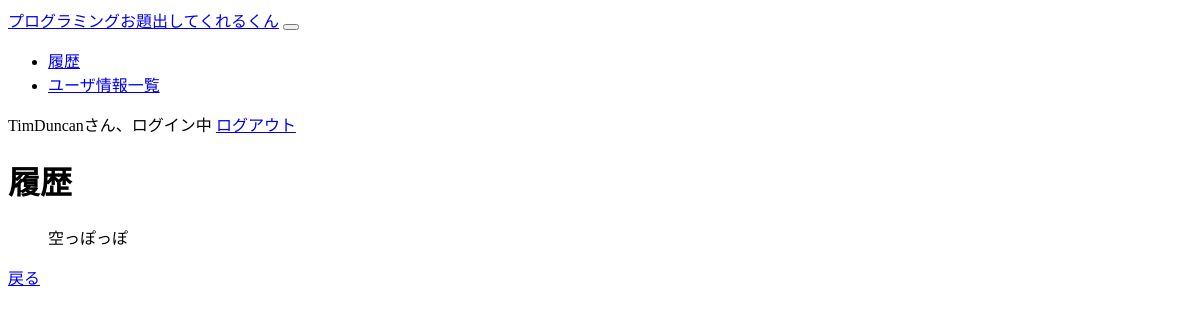
The app's page /presentation/history (signed in), older data.
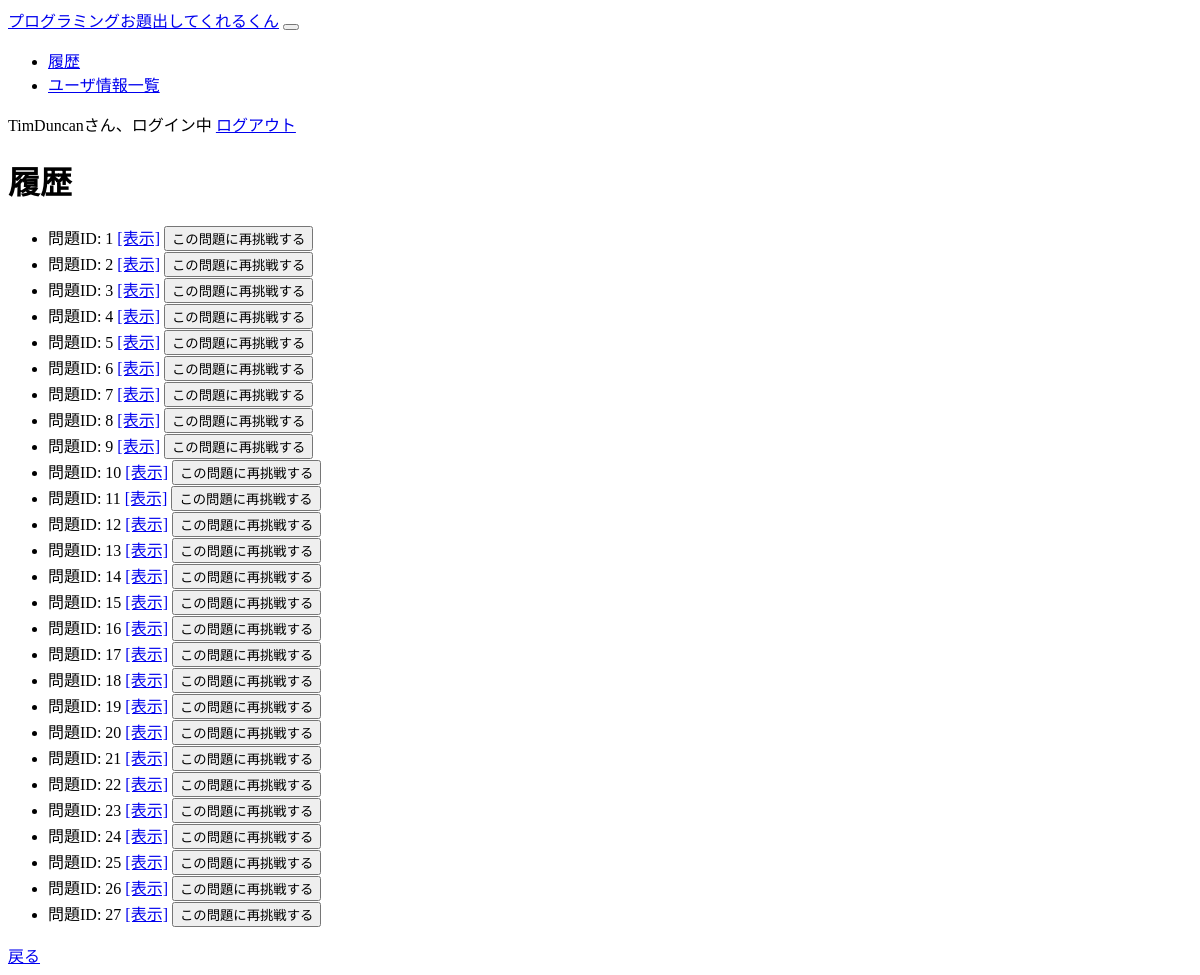
The same page, newer data.
### models.py (models this page shows, shortened)
class User(db.Model, UserMixin):
    __tablename__ = "account" # テーブル名
    user_id = db.Column(db.Integer, primary_key=True, autoincrement=True) # ID(PK)
    user_name = db.Column(db.String(30), unique=True, nullable=False) # ユーザ名
    email = db.Column(db.String(50), unique=True, nullable=False)
    password = db.Column(db.String(30), nullable=False) # パスワード
    is_admin = db.Column(db.Boolean, default=True, nullable=False) # 管理者権限の有無
    sign_up_date = db.Column(db.DateTime, server_default=db.func.now()) # 登録日

class Submissions(db.Model):
    __tablename__ = "submissions" # テーブル名
    submission_id = db.Column(db.Integer, primary_key=True, autoincrement=True) # ID(PK)
    user_id = db.Column(db.Integer, db.ForeignKey('account.user_id'), nullable=False) # ユーザID(FK)
    create_date = db.Column(db.DateTime, server_default=db.func.now()) # 作成日
    problem_text = db.Column(db.Text, nullable=False) # 問題文
    user_code = db.Column(db.Text) # ユーザ回答
    review = db.Column(db.Text) # レビュー
    reference_solution = db.Column(db.Text) # 参考解答
    difficulty = db.Column(db.String(20)) # 難易度
    language = db.Column(db.String(20)) # 言語

### presentation/views.py (the view)
@presentation_bp.route("/history")
@login_required
def show_history():
    problem_history = Submissions.query.filter_by(user_id=current_user.user_id).all()
    return render_template('presentation/history.html', problem_history=problem_history)

### app.py (called while the page is built)
@login_manaagaer.user_loader
def load_user(user_id):
    return User.query.get(int(user_id))

### templates/presentation/history.html
{% extends "base.html" %}
{% block content %}
    <h1>履歴</h1>
    <ul>
    {% for history in problem_history %}
    <li>
        問題ID: {{ history.submission_id }}
        <a href="{{ url_for('presentation.show_upload', user_id=history.user_id, submission_id=history.submission_id) }}">[表示]</a>
        <form action="{{ url_for('presentation.reproduce_problem', submission_id=history.submission_id) }}" method="POST" style="display:inline;">
            <button type="submit">この問題に再挑戦する</button>
        </form>
    </li>
{% else %}
<p>空っぽっぽ</p>
    {% endfor %}
    </ul>
{% endblock content %}

### templates/base.html (shortened to what this page needs)
{% block header %}
    <head>
    </head>
{% endblock header %}
<body>
    {% if current_user.is_authenticated %}
        <nav>
            <div>
                <a href="{{ url_for('presentation.presentation') }}">プログラミングお題出してくれるくん</a>
                <button>
                </button>
                <div>
                    <ul>
                        <li>
                            <a class="nav-link" href="{{ url_for('presentation.show_history') }}">履歴</a>
                        </li>
                        <li>
                            {% if current_user.is_admin %}
                                <a class="nav-link" href="{{ url_for('auth.show_user_list') }}">ユーザ情報一覧</a>
                            {% endif %}
                        </li>
                    </ul>
                </div>
                <div>
                    <span>{{ current_user.user_name }}さん、ログイン中</span>
                    <a href="{{ url_for('auth.logout') }}">ログアウト</a>
                </div>
            </div>
        </nav>
    {% endif %}
    <div>
        {% block content %}{% endblock content %}
        <a href="{{ url_for('presentation.presentation') }}">戻る</a>
    </div>
</body>
</html>

Row changes from the older to the newer data that the page shows:
added Submissions: submission_id "1"
added Submissions: submission_id "2"
added Submissions: submission_id "3"
added Submissions: submission_id "4"
added Submissions: submission_id "5"
added Submissions: submission_id "6"
added Submissions: submission_id "7"
added Submissions: submission_id "8"
added Submissions: submission_id "9"
added Submissions: submission_id "10"
added Submissions: submission_id "11"
added Submissions: submission_id "12"
added Submissions: submission_id "13"
added Submissions: submission_id "14"
added Submissions: submission_id "15"
added Submissions: submission_id "16"
added Submissions: submission_id "17"
added Submissions: submission_id "18"
added Submissions: submission_id "19"
added Submissions: submission_id "20"
added Submissions: submission_id "21"
added Submissions: submission_id "22"
added Submissions: submission_id "23"
added Submissions: submission_id "24"
added Submissions: submission_id "25"
added Submissions: submission_id "26"
added Submissions: submission_id "27"
Text that changed along with them:
text no longer shown: "空っぽっぽ"
